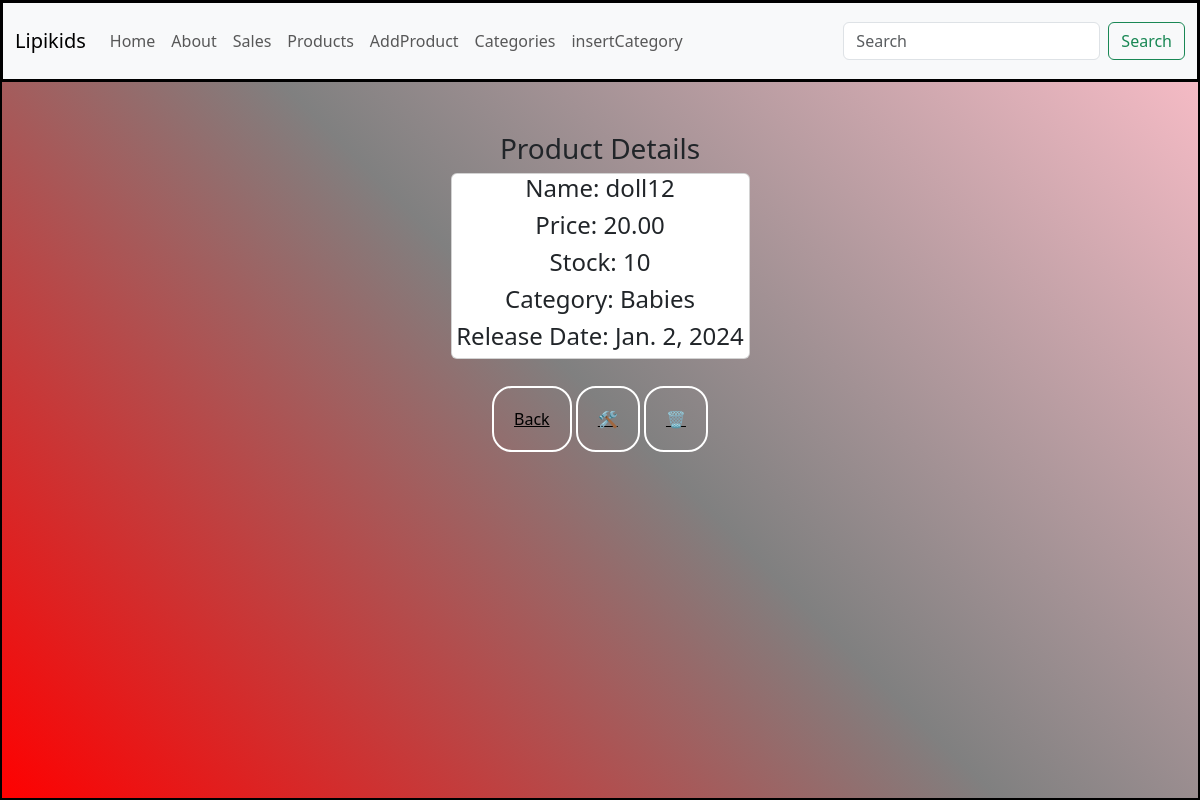
The page /products/details/1 on the database its author committed.
### products/models.py (models this page shows, shortened)
class ProductModel(Model):
    name = CharField(max_length=50, validators=(MinLengthValidator(2), MaxLengthValidator(100)))
    price = DecimalField(max_digits=6, decimal_places=2, validators=(MinValueValidator(0, "I asked for the price to be more than 0"), MaxValueValidator(10000))) # 1023.34
    stock = IntegerField(validators=(MinValueValidator(2), MaxValueValidator(10000)))
    category = ForeignKey(CategoryModel, on_delete=RESTRICT)
    release_date = DateField(default = datetime.now)
    class Meta:
        db_table = "products"

class CategoryModel(Model):
    name = CharField(max_length=50)
    class Meta:
        db_table = "categories"

### products/views.py (the view)
# urls.py: path("details/<int:id>", views.details, name = "details_route"),
def details(request, id):
    try:
        product = ProductModel.objects.get(pk=id)  #pk=primary key
        context = {"active": "details", "product": product}
        return render(request, "details.html", context)
    except ProductModel.DoesNotExist:
        raise Http404()

### products/templates/details.html (shortened to what this page needs)
{% extends "layout.html" %}
{% load static %}
{% block content  %}
    <h3 class="spacing">Product Details</h3>
    <div class="card w-25 mx-auto">
        <h4>Name: {{product.name}}</h4>
        <h4>Price: {{product.price}}</h4>
        <h4>Stock: {{product.stock}}</h4>
        <h4>Category: {{product.category.name}}</h4>
        <h4>Release Date: {{product.release_date}}</h4>
    </div>
    <a class="back"  href="{% url 'products_route'%}">Back</a>
    <a class="back" href="{% url 'edit_route' product.id %}">🛠</a>
    <a onclick="confirmDelete(event)" class="back" href="{% url 'delete_route' product.id %}">🗑</a>
{% endblock content %}

### static/css/style.css (style rules this page uses)
html, body { height: 100%; text-align: center; background: linear-gradient(45deg,red, grey, pink); }
.spacing { margin-top: 50px !important; }
.back { border-radius: 20px !important; padding:20px; border:2px solid white !important; color:black !important; }

### rows shown on the page
ProductModel: name "doll12", price "20.00", stock "10", category.name "Babies", release_date "Jan. 2, 2024"
